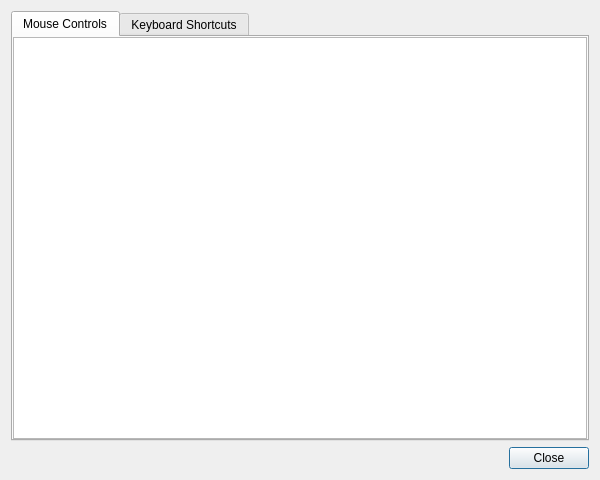
<ui version="4.0" >
 <author></author>
 <comment></comment>
 <exportmacro></exportmacro>
 <class>HelpDialog</class>
 <widget class="QDialog" name="HelpDialog" >
  <property name="geometry" >
   <rect>
    <x>0</x>
    <y>0</y>
    <width>600</width>
    <height>480</height>
   </rect>
  </property>
  <property name="windowTitle" >
   <string>Sample Builder Help</string>
  </property>
  <property name="windowIcon" >
   <iconset/>
  </property>
  <layout class="QVBoxLayout" >
   <property name="margin" >
    <number>11</number>
   </property>
   <property name="spacing" >
    <number>6</number>
   </property>
   <item>
    <widget class="QTabWidget" name="help_tab" >
     <widget class="QWidget" name="tab" >
      <attribute name="title" >
       <string>Mouse Controls</string>
      </attribute>
      <layout class="QGridLayout" >
       <property name="margin" >
        <number>0</number>
       </property>
       <property name="spacing" >
        <number>6</number>
       </property>
       <item row="0" column="0" >
        <widget class="QTextBrowser" name="mouse_controls_textbrowser" />
       </item>
      </layout>
     </widget>
     <widget class="QWidget" name="tab" >
      <attribute name="title" >
       <string>Keyboard Shortcuts</string>
      </attribute>
      <layout class="QGridLayout" >
       <property name="margin" >
        <number>0</number>
       </property>
       <property name="spacing" >
        <number>6</number>
       </property>
       <item row="0" column="0" >
        <widget class="QTextBrowser" name="keyboard_shortcuts_textbrowser" />
       </item>
      </layout>
     </widget>
    </widget>
   </item>
   <item>
    <layout class="QHBoxLayout" >
     <property name="margin" >
      <number>0</number>
     </property>
     <property name="spacing" >
      <number>6</number>
     </property>
     <item>
      <spacer>
       <property name="orientation" >
        <enum>Qt::Horizontal</enum>
       </property>
       <property name="sizeType" >
        <enum>QSizePolicy::Expanding</enum>
       </property>
       <property name="sizeHint" >
        <size>
         <width>40</width>
         <height>20</height>
        </size>
       </property>
      </spacer>
     </item>
     <item>
      <widget class="QPushButton" name="close_btn" >
       <property name="text" >
        <string>Close</string>
       </property>
      </widget>
     </item>
    </layout>
   </item>
  </layout>
 </widget>
 <layoutdefault spacing="6" margin="11" />
 <pixmapfunction></pixmapfunction>
 <resources/>
 <connections>
  <connection>
   <sender>close_btn</sender>
   <signal>clicked()</signal>
   <receiver>HelpDialog</receiver>
   <slot>close()</slot>
   <hints>
    <hint type="sourcelabel" >
     <x>20</x>
     <y>20</y>
    </hint>
    <hint type="destinationlabel" >
     <x>20</x>
     <y>20</y>
    </hint>
   </hints>
  </connection>
 </connections>
</ui>
